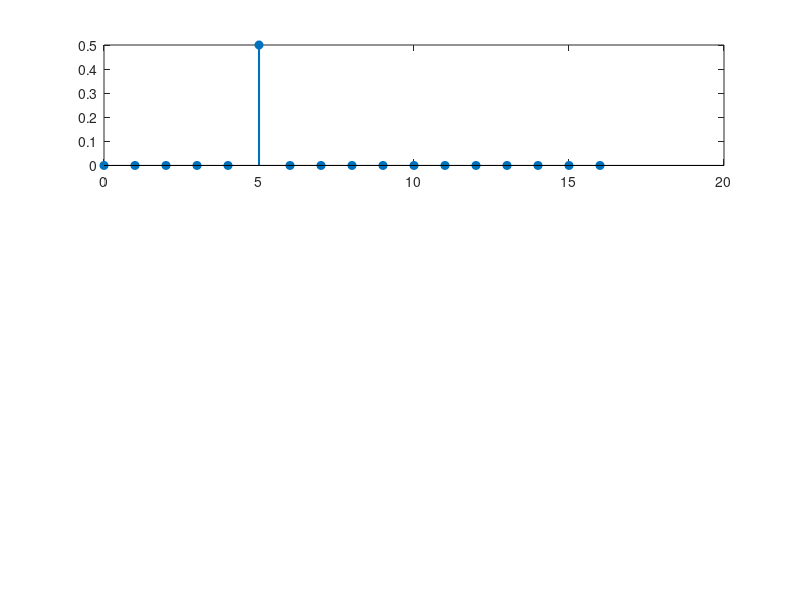

This chart was generated by the following MATLAB code: (Note: this script raises an error after producing the figure.)
%% ÉTUDE DE L'IMPACT DU DELTA (DÉCALAGE)
clear; clc; close all;

% Paramètres de simulation (Petits pour bien voir les barres)
fs = 100;               % Hz
N = 32;                 % 32 points seulement (gros pixels)
t = 0:1/fs:(N-1)/fs;    % Axe temps

% Bin central pour le test (ex: Bin #5)
bin_cible = 5;
res_freq = fs/N;        % Résolution (3.125 Hz)

% Liste des Deltas à tester :
% 0    = Pile sur le bin (Aucune fuite)
% 0.25 = Un petit décalage (Fuite légère)
% 0.5  = Pire cas (Exactement entre deux bins)
deltas_test = [0, 0.25, 0.5];

figure('Name', 'Comparaison des Deltas', 'Color', 'white');

% Boucle pour générer et tracer les 3 cas
for i = 1:length(deltas_test)
    d = deltas_test(i);
    
    % 1. Calcul de la fréquence exacte correspondant à ce delta
    % Fréquence = (Index + Delta) * Résolution
    f_test = (bin_cible + d) * res_freq;
    
    % 2. Génération du signal (Fenêtre Rectangulaire pour bien voir la fuite)
    sig = cos(2*pi*f_test*t);
    
    % 3. FFT
    Spec = abs(fft(sig)/N);
    Spec = Spec(1:N/2+1); % On garde la partie positive
    
    % 4. Estimation IpDFT (Calcul Inverse pour vérifier)
    [valMax, l] = max(Spec);
    % Voisin de droite (car nos deltas sont positifs)
    if l < length(Spec)
        alpha = Spec(l+1) / valMax;
        delta_estime = alpha / (1 + alpha); % Formule Rectangulaire
    else
        delta_estime = 0;
    end
    
    % 5. Affichage (Subplot)
    subplot(3, 1, i);
    stem(0:length(Spec)-1, Spec, 'filled', 'LineWidth', 1.5); hold on;
    
    % Ligne verte pour montrer la VRAIE position
    xline(bin_cible + d, 'g--', 'LineWidth', 2);
    
    % Mise en forme
    grid on; xlim([0 10]); ylim([0 0.6]);
    title(sprintf('Cas Delta = %.2f (Freq = %.2f Hz)', d, f_test));
    xlabel('Index du Bin'); ylabel('Amplitude');
    
    % Affichage console
    fprintf('--- Cas Delta = %.2f ---\n', d);
    fprintf('   Pic principal détecté au bin : %d\n', l-1);
    fprintf('   Amplitude Pic (Bin %d)       : %.4f\n', l-1, Spec(l));
    fprintf('   Amplitude Voisin (Bin %d)    : %.4f\n', l, Spec(l+1));
    fprintf('   Delta Estimé par IpDFT       : %.4f (Erreur: %.1e)\n\n', delta_estime, abs(d - delta_estime));
end
